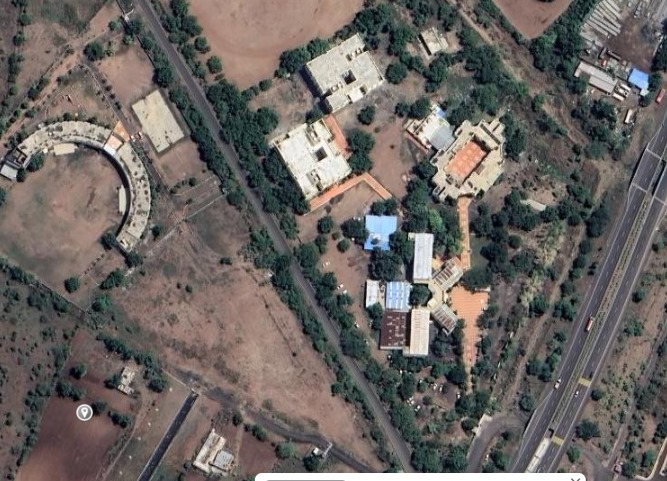
#> input picture Satellite Image.jpg, 667 x 481 px
$ python -i app.py   (imports and definitions only)   (older library calls are emulated)
#> lines starting #> are read from the running program, lines starting #| are printed output that depends on the picture; after the words box and inside, x2 and y2 are one past the last pixel; in counts of white or black regions, pixels touching at a corner belong together
#> further down, picture is the input picture: shape (481, 667, 3); mean B, G, R 97.3, 100.7, 106.2
import cv2
import numpy as np
import base64
import traceback
from flask import Flask, request, jsonify, render_template

# [1 line not run here, left out]

# [19 lines left out: function is_valid_satellite_image, not called in this run]

def process_lulc(image):
    """
    Process the given satellite image to classify land cover into:
    - Houses (Red)
    - Natural Cover (Green) [Trees + Water]
    - Remaining Land (Yellow)
    """
    hsv = cv2.cvtColor(image, cv2.COLOR_BGR2HSV)
#> hsv: shape (481, 667, 3); mean H, S, V 54.6, 43.6, 110.4

    # Define color ranges
    house_lower = np.array([0, 0, 100], dtype=np.uint8)
    house_upper = np.array([50, 50, 255], dtype=np.uint8)

    natural_lower1 = np.array([30, 40, 40], dtype=np.uint8)  # Trees (Normal green)
    natural_upper1 = np.array([90, 255, 255], dtype=np.uint8)

    natural_lower2 = np.array([80, 40, 40], dtype=np.uint8)  # Water (Dark blue)
    natural_upper2 = np.array([140, 255, 255], dtype=np.uint8)

    # Create masks
    house_mask = cv2.inRange(hsv, house_lower, house_upper)
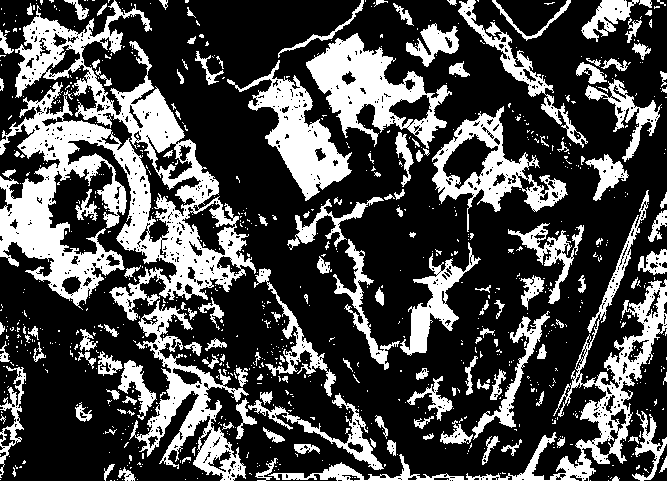
#> house_mask: shape (481, 667); 29.3% white; 902 white regions (753 under 20 px), largest, box (x1, y1, x2, y2) and area: (0, 0, 256, 321) 28478, (268, 190, 667, 481) 8594, (306, 33, 452, 149) 6767
    natural_mask1 = cv2.inRange(hsv, natural_lower1, natural_upper1)
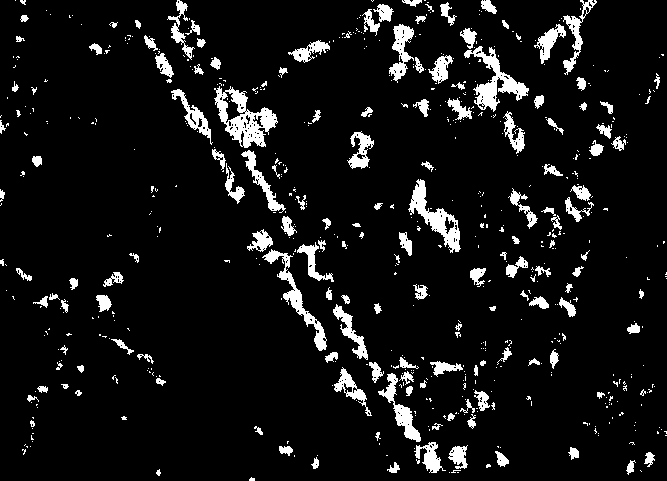
#> natural_mask1: shape (481, 667); 7.9% white; 628 white regions (473 under 20 px), largest, box (x1, y1, x2, y2) and area: (214, 86, 278, 148) 1683, (464, 46, 529, 112) 1318, (408, 179, 461, 253) 1190
    natural_mask2 = cv2.inRange(hsv, natural_lower2, natural_upper2)
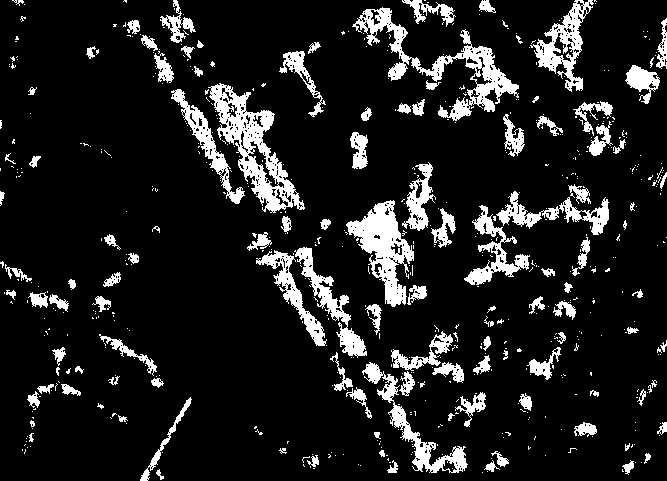
#> natural_mask2: shape (481, 667); 12.2% white; 602 white regions (486 under 20 px), largest, box (x1, y1, x2, y2) and area: (208, 83, 305, 213) 3872, (352, 7, 519, 121) 3750, (346, 200, 414, 307) 3030
    natural_mask = cv2.bitwise_or(natural_mask1, natural_mask2)  # Combine both
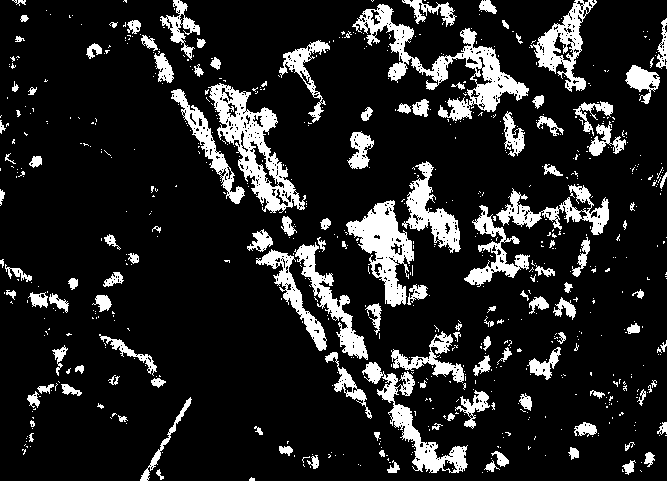
#> natural_mask: shape (481, 667); 14.3% white; 711 white regions (582 under 20 px), largest, box (x1, y1, x2, y2) and area: (352, 4, 529, 121) 4647, (208, 83, 306, 213) 4066, (346, 200, 414, 307) 3101

    # Count Pixels
    total_pixels = image.shape[0] * image.shape[1]
#> total_pixels = 320827
    house_pixels = np.count_nonzero(house_mask)
#> house_pixels = 94045
    natural_pixels = np.count_nonzero(natural_mask)
#> natural_pixels = 45731
    remaining_pixels = total_pixels - (house_pixels + natural_pixels)
#> remaining_pixels = 181051

    # Calculate percentages
    house_percentage = (house_pixels / total_pixels) * 100
#> house_percentage = 29.31
    natural_percentage = (natural_pixels / total_pixels) * 100
#> natural_percentage = 14.25
    remaining_percentage = (remaining_pixels / total_pixels) * 100
#> remaining_percentage = 56.43

    # Apply color overlay
    lulc_map = np.zeros_like(image)
    lulc_map[house_mask > 0] = [0, 0, 255]  # Red (Houses)
    lulc_map[natural_mask > 0] = [0, 255, 0]  # Green (Natural Cover: Trees + Water)
    lulc_map[(house_mask == 0) & (natural_mask == 0)] = [0, 255, 255]  # Yellow (Land)

    # Convert processed image to base64
    _, buffer = cv2.imencode('.png', lulc_map)
    lulc_map_base64 = base64.b64encode(buffer).decode('utf-8')

    return lulc_map_base64, house_percentage, natural_percentage, remaining_percentage

# [3 lines that did not run here, left out]

# [35 lines that did not run here, left out]

# [2 lines not run here, left out]

>>> import cv2
>>> picture = cv2.imread('Satellite Image.jpg')
>>> result = process_lulc(picture)
